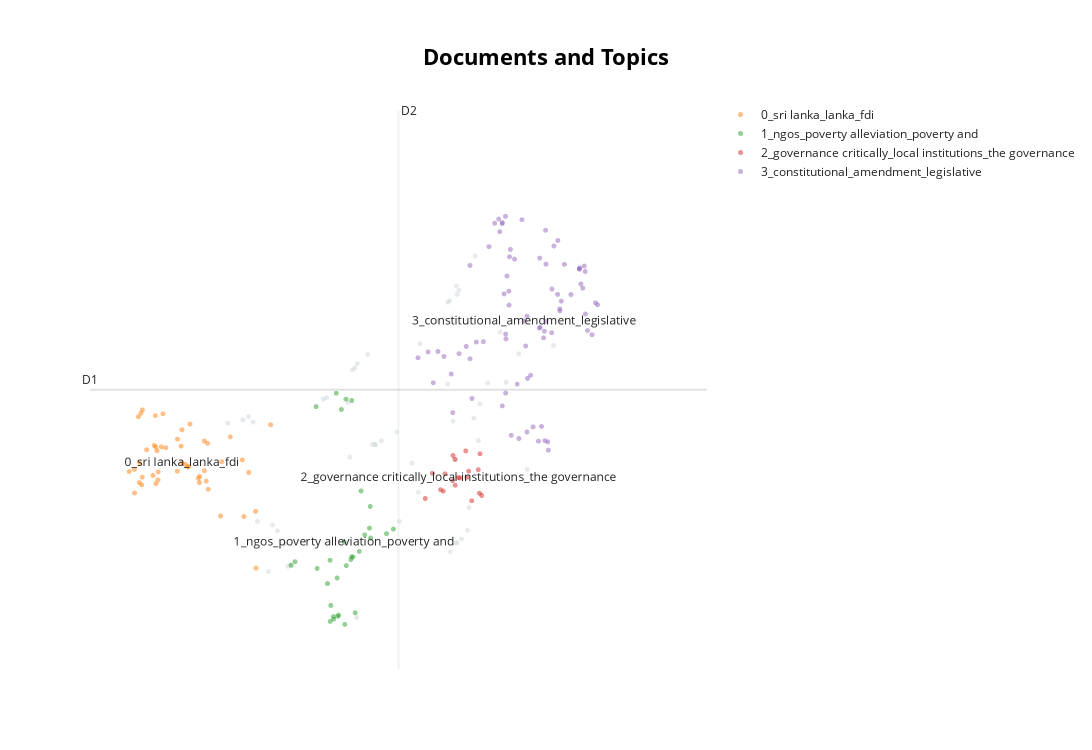

Notebook cell for this chart:
### Code cell
model.visualize_documents(questions)
